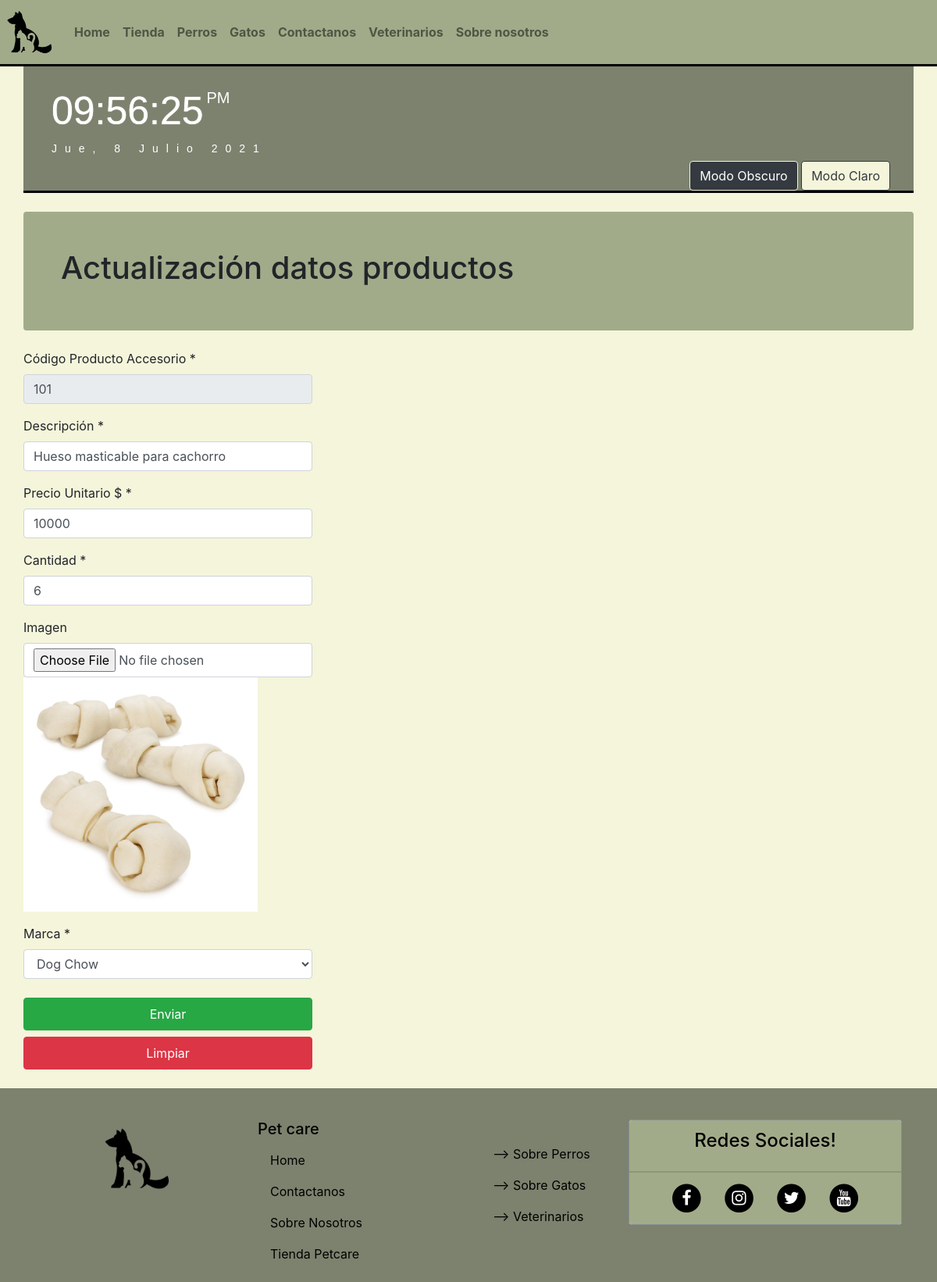
/update_producto_accesorio/101, run on an earlier commit of the app's database.
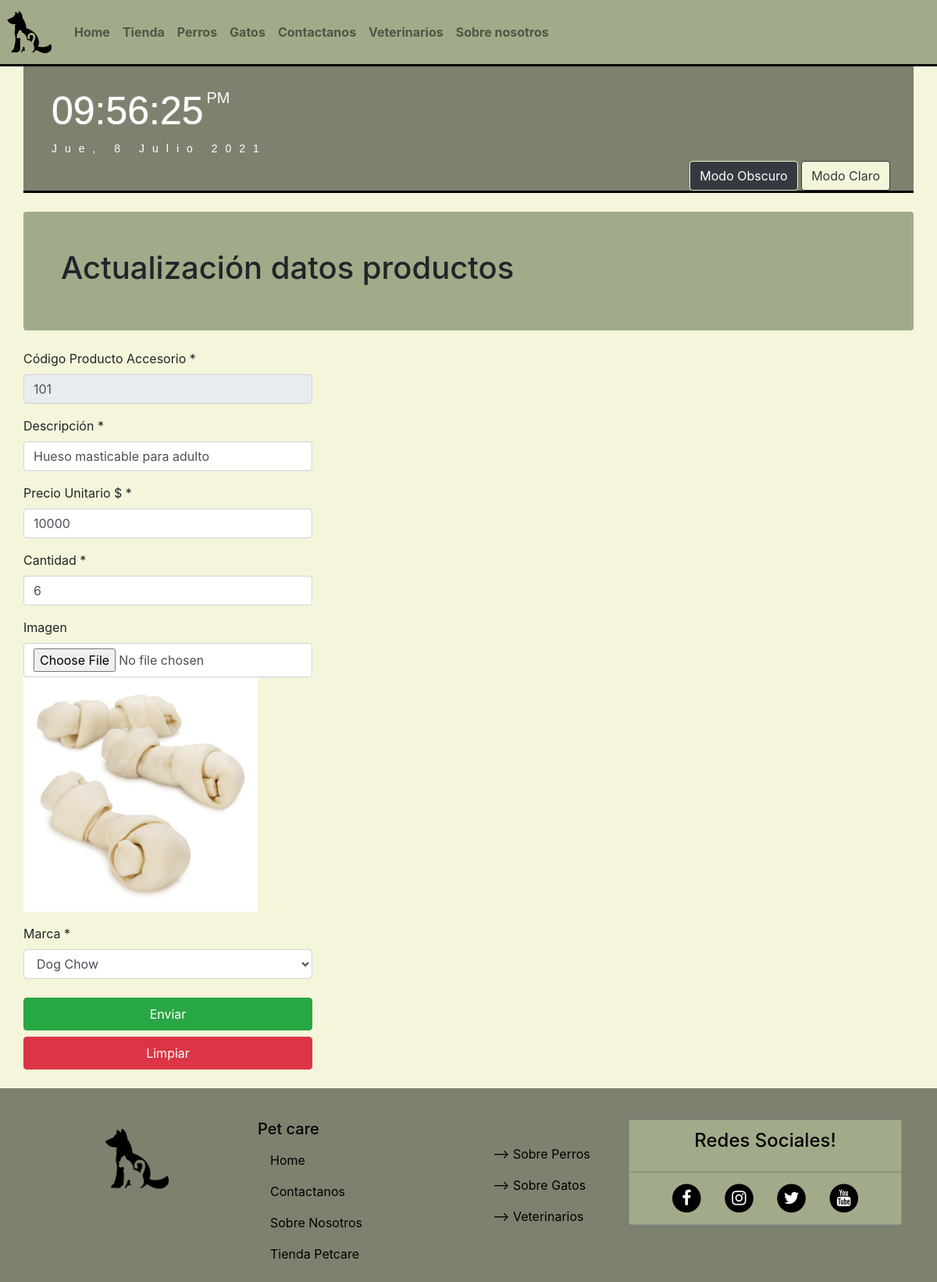
And on a later commit of the database.
### core/models.py (models this page shows, shortened)
class Accesorio(models.Model):
    idAccesorio = models.CharField(primary_key=True, max_length=10, verbose_name='Codigo' )
    descripcion = models.CharField(max_length=100,verbose_name='Descripción')
    precio = models.IntegerField(verbose_name='Precio Unitario')
    cantidad = models.IntegerField(verbose_name='Stock')
    imagen = models.ImageField(verbose_name='Imagen',upload_to='accesorios',null=True,blank=True)
    marca = models.ForeignKey(Marca, on_delete=models.CASCADE)
    class Meta:
        verbose_name = 'accesorio'
        verbose_name_plural = 'accesorios'
        ordering = ["descripcion"]

### core/views.py (the view, shortened to what this page needs)
# urls.py: path('update_producto_accesorio/<idAccesorio>', product_update_accesorios, name='update_producto_accesorio'),
def product_update_accesorios(request, idAccesorio):
    accesorio = Accesorio.objects.get(idAccesorio = idAccesorio)
    form = ProductoFormAccesorios(instance = accesorio)
    return render(request,'core/update_producto_accesorio.html',{'form':form})

### core/forms.py
class ProductoFormAccesorios(forms.ModelForm):
    class Meta:
        model = Accesorio
        fields = [
            'idAccesorio',
            'descripcion',
            'precio',
            'cantidad',
            'imagen',
            'marca'
        ]
        labels = {
            'idAccesorio':'Código Producto',
            'descripcion':'Descripción',
            'precio':'Precio Unitario $',
            'cantidad':'Stock',
            'imagen':"Imagen",
            'marca':'Marca'
        }
        widgets = {
            'idAccesorio':forms.TextInput(attrs={'class':'form-control'}),
            'descripcion':forms.TextInput(attrs={'class':'form-control','type':'text'}),
            'precio':forms.TextInput(attrs={'class':'form-control','type':'number'}),
            'cantidad':forms.TextInput(attrs={'class':'form-control','type':'number'}),
            'imagen':forms.FileInput(attrs={'class':'form-control'}),
            'marca':forms.Select(attrs={'class':'form-control'})
        }

### core/models.py (called while the page is built)
    def __str__(self):
        return self.nombreMarca

### core/templates/core/update_producto_accesorio.html (shortened to what this page needs)
{% extends 'core/base.html' %}
{% load static %}
{% block content %}
    <div class="container" style="border-bottom: solid black 3px;">
        <section >
            <div class="row">
                <div class="col" style="background-color: #7c826e;">
                    <div class="col">
                        <div id="clockdate">
                            <div class="clockdate-wrapper">
                                <div id="clock"></div>
                                <div id="date"></div>
                            </div>
                        </div>
                    </div>
                    <div class="col" style="text-align: right;">
                        <button style="border-color: rgb(245, 245, 219) ;" class="btn btn-dark" type="button" onclick="apagarLuzPerro()">Modo Obscuro</button>
                        <button style="border-color: #343a40; background-color: rgb(245, 245, 219); color: #343a40;" class="btn btn-dark" type="button" onclick="encenderLuzPerro()">Modo Claro</button>
                    </div>
                </div>
            </div>
        </section>
    </div>
    <div class="container">
        <div class="row rounded p-5 mt-4 mb-4" style="background-color:#a1ab89;">
            <h1>Actualización datos productos</h1>
        </div>
        <div class="row">
            <form action="" method="POST" id="formulario" enctype="multipart/form-data">
                <div class="form-group mb-3">
                    <label class="fw-bold">Código Producto Accesorio *</label>
                    <div class="input-group">
                        {{form.idAccesorio}}
                    </div>
                </div>
                <div class="form-group mb-3">
                    <label class="fw-bold">Descripción *</label>
                    <div class="input-group " >
                        {{form.descripcion}}
                    </div>
                </div>
                <div class="form-group mb-3">
                    <label class="fw-bold">Precio Unitario $ *</label>
                    <div class="input-group">
                        {{form.precio}}
                    </div>
                </div>
                <div class="form-group mb-3">
                    <label class="fw-bold">Cantidad *</label>
                    <div class="input-group">
                        {{form.cantidad}}
                    </div>
                </div>
                <div class="form-group mb-3">
                    <label class="fw-bold">Imagen</label>
                    {{form.imagen}}
                    {% if form.instance.imagen %}
                        <img class="img-producto-update" src="{{form.instance.imagen.url}}" alt="">
                    {% endif %}
                </div>
                <div class="form-group mb-3">
                    <label class="fw-bold">Marca *</label>
                    <div class="input-group">
                        {{form.marca}}
                    </div>
                </div>
                <div class="text-center mt-4">
                    <input type="submit" class="btn btn-success btn-block py-2" id="enviar" value="Enviar">
                    <input type="reset" class="btn btn-danger btn-block py-2" id="limpiar" value="Limpiar">
                </div>
            </form>
        </div>
    </div>
{% endblock %}

What changed in the data, as far as the page shows it:
changed Accesorio "Dog Chow": descripcion "Hueso masticable para cachorro" → "Hueso masticable para adulto"
